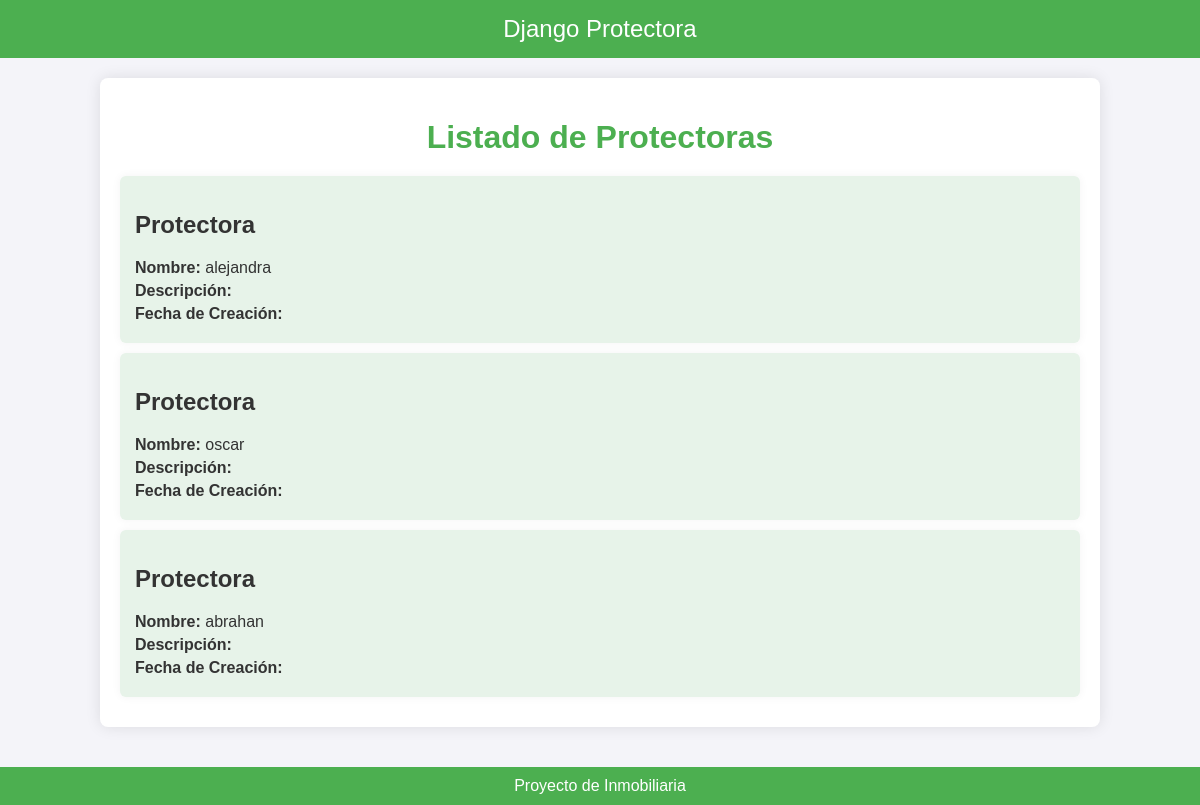
The page /Protectoras/ on the database its author committed.
### Protectora/models.py (models this page shows, shortened)
class Protectora(models.Model):
    nombre = models.CharField(max_length = 200)
    Descripcion = models.TextField()
    Fecha_creacion = models.DateTimeField(default=timezone.now)

### Protectora/views.py (the view)
# urls.py: path('Protectoras/', views.listar_Protectoras, name='listar_protectoras'),
def listar_Protectoras(request) :
    protectora = Protectora.objects.all()
    return render(request, 'protectora/protectora_list.html', {'Protectora_mostrar': protectora})

### Protectora/templates/protectora/protectora_list.html (shortened to what this page needs)
<!DOCTYPE html>
<html lang="es">
<head>
</head>
<body>
    <header>
        <a href="/">Django Protectora</a>
    </header>
    <div class="container">
        <h1>Listado de Protectoras</h1>
        {% for protectora in Protectora_mostrar %}
        <article>
            <h2>Protectora</h2>
            <p><strong>Nombre:</strong> {{ protectora.nombre }}</p>
            <p><strong>Descripción:</strong> {{ protectora.descripcion }}</p>
            <p><strong>Fecha de Creación:</strong> {{ protectora.fecha_creacion }}</p>
        </article>
        {% endfor %}
    </div>
    <footer>
        Proyecto de Inmobiliaria
    </footer>
</body>
</html>

### Protectora/templates/protectora/protectora_list.html (style rules this page uses)
body { font-family: Arial, sans-serif; background-color: #f4f4f9; color: #333; margin: 0; padding: 0; }
header { background-color: #4CAF50; color: white; padding: 15px; text-align: center; }
header a { color: white; text-decoration: none; font-size: 24px; }
.container { width: 80%; margin: 20px auto; background-color: #fff; padding: 20px; border-radius: 8px; box-shadow: 0px 0px 15px rgba(0, 0, 0, 0.1); }
h1 { color: #4CAF50; text-align: center; margin-bottom: 20px; }
article { background-color: #e7f3e9; padding: 15px; margin-bottom: 10px; border-radius: 6px; box-shadow: 0px 0px 10px rgba(0, 0, 0, 0.05); }
article p { margin: 5px 0; }
article strong { color: #333; }
footer { text-align: center; margin-top: 40px; padding: 10px; background-color: #4CAF50; color: white; }

### rows shown on the page
Protectora: nombre "alejandra"
Protectora: nombre "oscar"
Protectora: nombre "abrahan"
